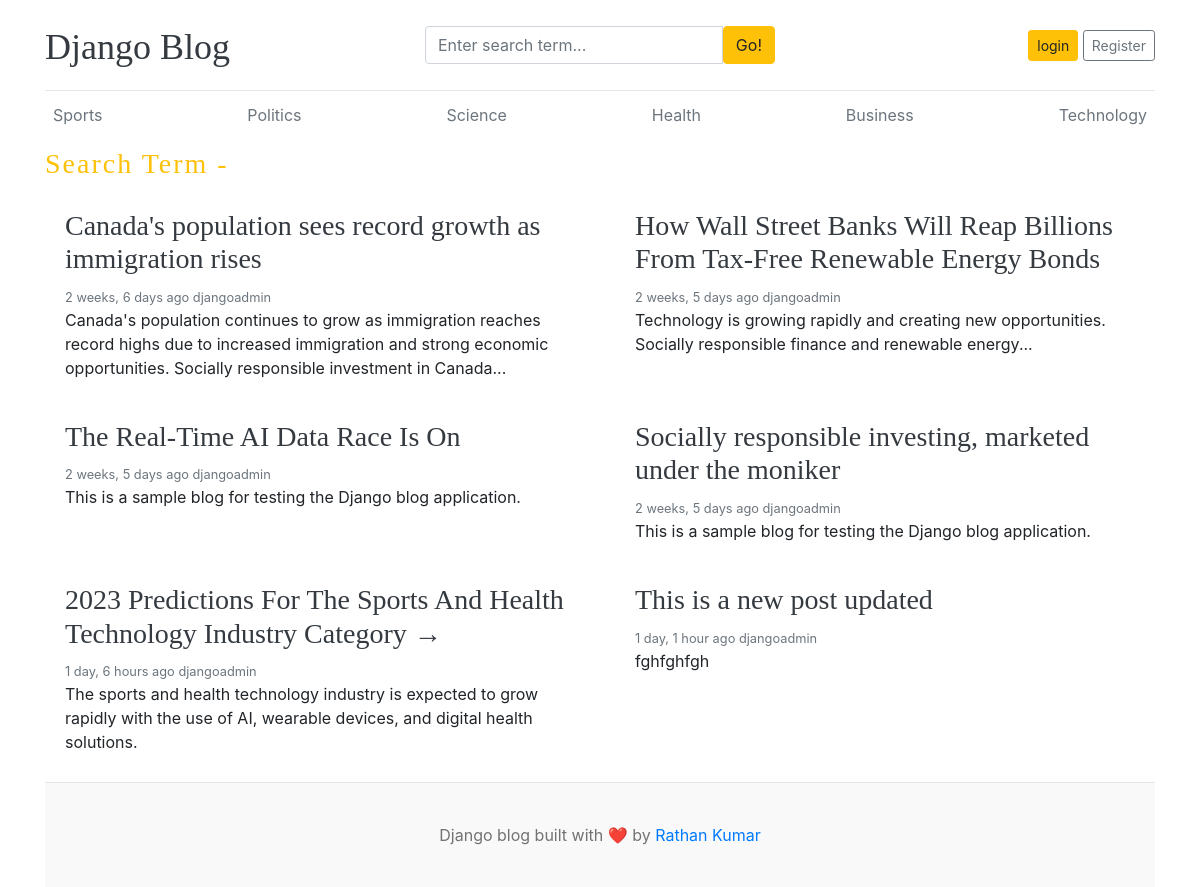
/category/search/, run on the app's committed database.
### blog/models.py (models this page shows, shortened)
class Category(models.Model):
    category_name = models.CharField(max_length=50, unique=True)
    created_at = models.DateTimeField(auto_now_add=True)
    updated_at = models.DateTimeField(auto_now=True)
    class Meta:
        verbose_name_plural = "categories"

class Blog(models.Model):
    title = models.CharField(max_length=100)
    slug = models.SlugField(max_length=150, unique=True, blank=True)
    category = models.ForeignKey(Category, on_delete=models.CASCADE)
    author = models.ForeignKey(User, on_delete=models.CASCADE)
    featured_image = models.ImageField(upload_to='uploads/%Y/%m/%d')
    short_description = models.TextField(max_length=500)
    blog_body = models.TextField(max_length=2000)
    status = models.CharField(max_length=20, choices=STATUS_CHOICES, default="Draft")
    is_featured = models.BooleanField(default=False)
    created_at = models.DateTimeField(auto_now_add=True)
    updated_at = models.DateTimeField(auto_now=True)

### blog/views.py (the view)
# urls.py: path('search/', views.search, name='search'),
def search(request):
    keyword = request.GET.get('keyword', '')
    blogs = Blog.objects.filter(
        Q(title__icontains=keyword) |
        Q(short_description__icontains=keyword) |
        Q(blog_body__icontains=keyword),
        status='Published'
    )
    context = {
        'blogs': blogs,
        'keyword': keyword,
    }
    return render(request, 'search.html', context)

### blog/context_processors.py (called while the page is built)
def get_categories(request):
    categories = Category.objects.all()
    return dict(categories=categories)

def get_social_links(request):
    social_links = SocialLink.objects.all()
    return dict(social_links=social_links)

### blog_main/templates/search.html
{% extends 'base.html' %}
{% block content %}
<h3 class="text-warning" style="letter-spacing: 2px;">Search Term - {{ keyword }}</h3>
<div class="row mb-2">
    {% if blogs %}
        {% for post in blogs %}
        <div class="col-md-6">
            <div class="card border-0">
                <div class="card-body">
                    <h3>
                        <a href="{% url 'blogs' post.slug %}" class="text-dark">
                            {{ post.title }}
                        </a>
                    </h3>
                    <small class="mb-1 text-muted">
                        {{ post.created_at|timesince }} ago
                        {{ post.author }}
                    </small>
                    <p class="card-text">
                        {{ post.short_description|truncatewords:25 }}
                    </p>
                </div>
            </div>
        </div>
        {% endfor %}
    {% else %}
        <p>No Posts found</p>
    {% endif %}
</div>
{% endblock %}

### blog_main/templates/base.html (shortened to what this page needs)
{% load static %}
<!DOCTYPE html>
<html lang="en">
<head>
    <link href="https://getbootstrap.com/docs/4.0/dist/css/bootstrap.min.css" rel="stylesheet">
    <link href="{% static 'css/blog.css' %}" rel="stylesheet">
    <link rel="stylesheet"
      href="https://cdnjs.cloudflare.com/ajax/libs/font-awesome/4.7.0/css/font-awesome.min.css">
</head>
<body>
<div class="container">
    <header class="blog-header py-3">
        <div class="row flex-nowrap justify-content-between align-items-center">
            <div class="col-4 pt-1">
                <a class="blog-header-logo text-dark" href="/">
                    Django Blog
                </a>
            </div>
            <div class="col-4">
                <form action="{% url 'search' %}" method="GET">
                    <div class="input-group">
                        <input
                            class="form-control"
                            type="text"
                            name="keyword" value="{{ keyword }}"
                            placeholder="Enter search term..."
                            aria-label="Enter search term..."
                        >
                        <button
                            type="submit"
                            class="btn btn-warning"
                            id="button-search">
                            Go!
                        </button>
                    </div>
                </form>
            </div>
<div class="col-4 d-flex justify-content-end align-items-center">
    {% if not user.is_authenticated %}
    <a class="btn btn-sm btn-warning" href="{% url 'login' %}">
        login
    </a>
    <a class="btn btn-sm btn-outline-secondary" href="{% url 'register' %}">
    Register
</a>
{% else %}
<span><a href="{% url 'dashboard' %}">Dashboard</a></span>
<span>
    <a href="{% url 'logout' %}">Logout</a>
</span>
&emsp;
{% endif %}
</div>
        </div>
    </header>
    <div class="nav-scroller py-1 mb-2">
        <nav class="nav d-flex justify-content-between">
            {% for cat in categories %}
                <a
                    class="p-2 text-muted"
                    href="{% url 'posts_by_category' cat.id %}">
                    {{ cat.category_name }}
                </a>
            {% endfor %}
        </nav>
    </div>
    {% block content %}
    {% endblock %}
    <footer class="blog-footer">
        <p>
            Django blog built with ❤️ by
            <a href="#">Rathan Kumar</a>
        </p>
    </footer>
</div>
</body>
</html>

### blog_main/static/blog.css (style rules this page uses)
.blog-header { border-bottom: 1px solid #e5e5e5; }
.blog-header-logo { font-family: "Playfair Display", Georgia, "Times New Roman", serif; font-size: 2.25rem; }
h1, h2, h3, h4, h5, h6 { font-family: "Playfair Display", Georgia, "Times New Roman", serif; }
.blog-footer { padding: 2.5rem 0; color: #727272; text-align: center; background-color: #f9f9f9; border-top: .05rem solid #e5e5e5; }
.blog-footer p:last-child { margin-bottom: 0; }

### data on the page
Category: category_name "Sports"
Category: category_name "Politics"
Category: category_name "Science"
Category: category_name "Health"
Category: category_name "Business"
Category: category_name "Technology"
Blog: title "Canada's population sees record growth as immigration rises", created_at "2 weeks, 6 days", author "djangoadmin", short_description "Canada's population continues to grow as immigration reaches record highs due to increased immigration and strong economic opportunities. Socially responsible investment in Canada..."
Blog: title "How Wall Street Banks Will Reap Billions From Tax-Free Renewable Energy Bonds", created_at "2 weeks, 5 days", author "djangoadmin", short_description "Technology is growing rapidly and creating new opportunities. Socially responsible finance and renewable energy..."
Blog: title "The Real-Time AI Data Race Is On", created_at "2 weeks, 5 days", author "djangoadmin", short_description "This is a sample blog for testing the Django blog application."
Blog: title "Socially responsible investing, marketed under the moniker", created_at "2 weeks, 5 days", author "djangoadmin", short_description "This is a sample blog for testing the Django blog application."
Blog: title "2023 Predictions For The Sports And Health Technology Industry Category →", created_at "1 day, 6 hours", author "djangoadmin", short_description "The sports and health technology industry is expected to grow rapidly with the use of AI, wearable devices, and digital health solutions."
Blog: title "This is a new post updated", created_at "1 day, 1 hour", author "djangoadmin", short_description "fghfghfgh"
